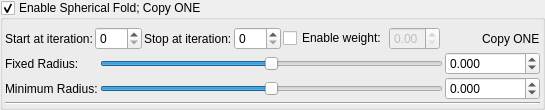
    <widget class="MyGroupBox" name="groupCheck_transform_sphericalFold1_enabled">
     <property name="title">
      <string>Enable Spherical Fold; Copy ONE</string>
     </property>
     <property name="checkable">
      <bool>true</bool>
     </property>
     <layout class="QVBoxLayout" name="verticalLayout_24" stretch="0,0,0">
      <property name="spacing">
       <number>2</number>
      </property>
      <property name="leftMargin">
       <number>2</number>
      </property>
      <property name="topMargin">
       <number>2</number>
      </property>
      <property name="rightMargin">
       <number>2</number>
      </property>
      <property name="bottomMargin">
       <number>2</number>
      </property>
      <item>
       <layout class="QGridLayout" name="gridLayout_40">
        <property name="topMargin">
         <number>5</number>
        </property>
        <item row="0" column="3">
         <widget class="MySpinBox" name="spinboxInt_transform_sphericalFold1_stop_iterations">
          <property name="sizePolicy">
           <sizepolicy hsizetype="Preferred" vsizetype="Maximum">
            <horstretch>0</horstretch>
            <verstretch>0</verstretch>
           </sizepolicy>
          </property>
          <property name="maximum">
           <number>250</number>
          </property>
         </widget>
        </item>
        <item row="0" column="0">
         <widget class="QLabel" name="label_160">
          <property name="text">
           <string>Start at iteration:</string>
          </property>
         </widget>
        </item>
        <item row="0" column="1">
         <widget class="MySpinBox" name="spinboxInt_transform_sphericalFold1_start_iterations">
          <property name="sizePolicy">
           <sizepolicy hsizetype="Minimum" vsizetype="Maximum">
            <horstretch>0</horstretch>
            <verstretch>0</verstretch>
           </sizepolicy>
          </property>
          <property name="maximum">
           <number>250</number>
          </property>
         </widget>
        </item>
        <item row="0" column="5">
         <widget class="MyDoubleSpinBox" name="spinbox_transform_sphericalFold1_weight">
          <property name="enabled">
           <bool>false</bool>
          </property>
          <property name="sizePolicy">
           <sizepolicy hsizetype="Minimum" vsizetype="Maximum">
            <horstretch>0</horstretch>
            <verstretch>0</verstretch>
           </sizepolicy>
          </property>
          <property name="decimals">
           <number>2</number>
          </property>
          <property name="minimum">
           <double>0.000000000000000</double>
          </property>
          <property name="maximum">
           <double>1.000000000000000</double>
          </property>
          <property name="singleStep">
           <double>0.100000000000000</double>
          </property>
         </widget>
        </item>
        <item row="0" column="7">
         <widget class="QLabel" name="label_163">
          <property name="text">
           <string>Copy ONE</string>
          </property>
         </widget>
        </item>
        <item row="0" column="2">
         <widget class="QLabel" name="label_162">
          <property name="text">
           <string>Stop at iteration:</string>
          </property>
         </widget>
        </item>
        <item row="0" column="6">
         <spacer name="horizontalSpacer_20">
          <property name="orientation">
           <enum>Qt::Horizontal</enum>
          </property>
          <property name="sizeHint" stdset="0">
           <size>
            <width>40</width>
            <height>20</height>
           </size>
          </property>
         </spacer>
        </item>
        <item row="0" column="4">
         <widget class="QCheckBox" name="checkBox_transform_sphericalFold1_weight_enabled">
          <property name="text">
           <string>Enable weight:</string>
          </property>
         </widget>
        </item>
       </layout>
      </item>
      <item>
       <layout class="QGridLayout" name="gridLayout_41">
        <property name="spacing">
         <number>2</number>
        </property>
        <item row="0" column="1">
         <widget class="QSlider" name="slider_transform_sphericalFold1_fixed_radius">
          <property name="sizePolicy">
           <sizepolicy hsizetype="Expanding" vsizetype="Maximum">
            <horstretch>0</horstretch>
            <verstretch>0</verstretch>
           </sizepolicy>
          </property>
          <property name="minimum">
           <number>-18000</number>
          </property>
          <property name="maximum">
           <number>18000</number>
          </property>
          <property name="value">
           <number>0</number>
          </property>
          <property name="sliderPosition">
           <number>0</number>
          </property>
          <property name="orientation">
           <enum>Qt::Horizontal</enum>
          </property>
         </widget>
        </item>
        <item row="1" column="1">
         <widget class="QSlider" name="slider_transform_sphericalFold1_min_radius">
          <property name="sizePolicy">
           <sizepolicy hsizetype="Expanding" vsizetype="Maximum">
            <horstretch>0</horstretch>
            <verstretch>0</verstretch>
           </sizepolicy>
          </property>
          <property name="minimum">
           <number>-18000</number>
          </property>
          <property name="maximum">
           <number>18000</number>
          </property>
          <property name="value">
           <number>0</number>
          </property>
          <property name="sliderPosition">
           <number>0</number>
          </property>
          <property name="orientation">
           <enum>Qt::Horizontal</enum>
          </property>
         </widget>
        </item>
        <item row="1" column="0">
         <widget class="QLabel" name="label_165">
          <property name="text">
           <string>Minimum Radius:</string>
          </property>
         </widget>
        </item>
        <item row="0" column="2">
         <widget class="MyDoubleSpinBox" name="spinbox_transform_sphericalFold1_fixed_radius">
          <property name="sizePolicy">
           <sizepolicy hsizetype="Minimum" vsizetype="Maximum">
            <horstretch>0</horstretch>
            <verstretch>0</verstretch>
           </sizepolicy>
          </property>
          <property name="prefix">
           <string/>
          </property>
          <property name="suffix">
           <string/>
          </property>
          <property name="decimals">
           <number>3</number>
          </property>
          <property name="minimum">
           <double>-36000.000000000000000</double>
          </property>
          <property name="maximum">
           <double>36000.000000000000000</double>
          </property>
          <property name="singleStep">
           <double>0.100000000000000</double>
          </property>
         </widget>
        </item>
        <item row="1" column="2">
         <widget class="MyDoubleSpinBox" name="spinbox_transform_sphericalFold1_min_radius">
          <property name="sizePolicy">
           <sizepolicy hsizetype="Minimum" vsizetype="Maximum">
            <horstretch>0</horstretch>
            <verstretch>0</verstretch>
           </sizepolicy>
          </property>
          <property name="prefix">
           <string/>
          </property>
          <property name="suffix">
           <string/>
          </property>
          <property name="decimals">
           <number>3</number>
          </property>
          <property name="minimum">
           <double>-360000.000000000000000</double>
          </property>
          <property name="maximum">
           <double>360000.000000000000000</double>
          </property>
          <property name="singleStep">
           <double>0.100000000000000</double>
          </property>
         </widget>
        </item>
        <item row="0" column="0">
         <widget class="QLabel" name="label_164">
          <property name="text">
           <string>Fixed Radius:</string>
          </property>
         </widget>
        </item>
       </layout>
      </item>
      <item>
       <widget class="Line" name="line_18">
        <property name="orientation">
         <enum>Qt::Horizontal</enum>
        </property>
       </widget>
      </item>
     </layout>
    </widget>
